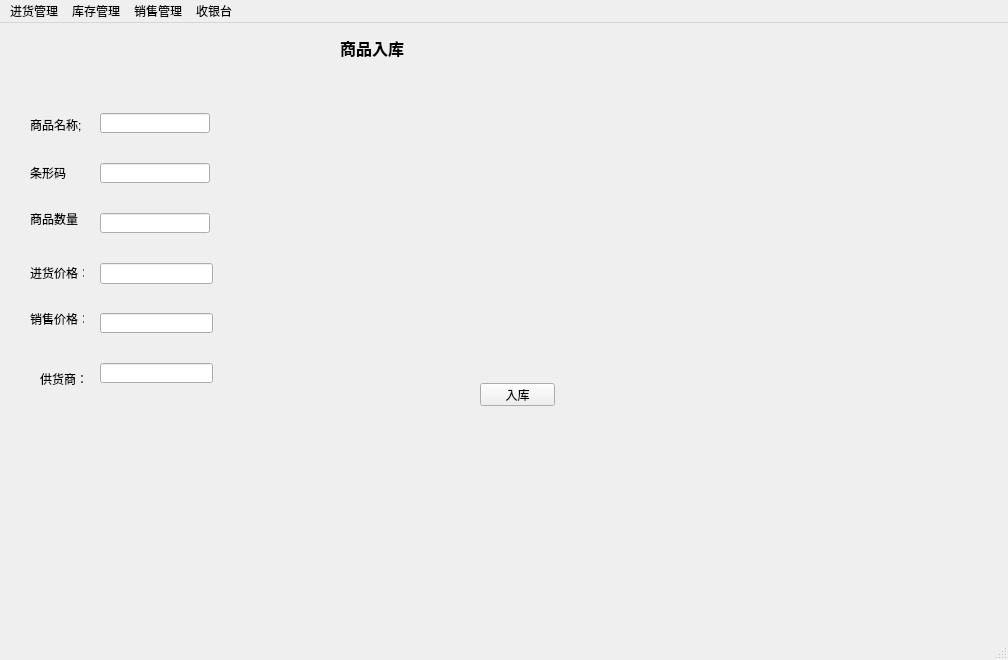
<?xml version="1.0" encoding="UTF-8"?>
<ui version="4.0">
 <class>MainWindow</class>
 <widget class="QMainWindow" name="MainWindow">
  <property name="geometry">
   <rect>
    <x>0</x>
    <y>0</y>
    <width>1008</width>
    <height>660</height>
   </rect>
  </property>
  <property name="windowTitle">
   <string>MainWindow</string>
  </property>
  <widget class="QWidget" name="centralwidget">
   <widget class="QStackedWidget" name="stackedWidget">
    <property name="geometry">
     <rect>
      <x>0</x>
      <y>0</y>
      <width>851</width>
      <height>601</height>
     </rect>
    </property>
    <property name="currentIndex">
     <number>4</number>
    </property>
    <widget class="QWidget" name="page">
     <widget class="QLabel" name="label_7">
      <property name="geometry">
       <rect>
        <x>40</x>
        <y>360</y>
        <width>81</width>
        <height>20</height>
       </rect>
      </property>
      <property name="text">
       <string>缺货商品;</string>
      </property>
     </widget>
     <widget class="QLabel" name="label_8">
      <property name="geometry">
       <rect>
        <x>40</x>
        <y>50</y>
        <width>54</width>
        <height>12</height>
       </rect>
      </property>
      <property name="text">
       <string>当前商品：</string>
      </property>
     </widget>
     <widget class="QTextEdit" name="textEdit">
      <property name="geometry">
       <rect>
        <x>40</x>
        <y>400</y>
        <width>621</width>
        <height>171</height>
       </rect>
      </property>
      <property name="readOnly">
       <bool>true</bool>
      </property>
     </widget>
     <widget class="QLabel" name="label_20">
      <property name="geometry">
       <rect>
        <x>340</x>
        <y>10</y>
        <width>71</width>
        <height>30</height>
       </rect>
      </property>
      <property name="font">
       <font>
        <family>Century Schoolbook</family>
        <pointsize>12</pointsize>
        <weight>75</weight>
        <bold>true</bold>
       </font>
      </property>
      <property name="text">
       <string>库存浏览</string>
      </property>
     </widget>
     <widget class="QTableView" name="tableView">
      <property name="geometry">
       <rect>
        <x>40</x>
        <y>80</y>
        <width>621</width>
        <height>261</height>
       </rect>
      </property>
     </widget>
     <widget class="QPushButton" name="pushButton">
      <property name="geometry">
       <rect>
        <x>700</x>
        <y>90</y>
        <width>81</width>
        <height>23</height>
       </rect>
      </property>
      <property name="text">
       <string>查看库存</string>
      </property>
     </widget>
     <widget class="QPushButton" name="printbtn">
      <property name="geometry">
       <rect>
        <x>700</x>
        <y>160</y>
        <width>91</width>
        <height>23</height>
       </rect>
      </property>
      <property name="text">
       <string>打印库存清单</string>
      </property>
     </widget>
     <widget class="QPushButton" name="findbtn">
      <property name="geometry">
       <rect>
        <x>710</x>
        <y>410</y>
        <width>75</width>
        <height>23</height>
       </rect>
      </property>
      <property name="text">
       <string>查找</string>
      </property>
     </widget>
     <widget class="QTextEdit" name="information">
      <property name="geometry">
       <rect>
        <x>640</x>
        <y>550</y>
        <width>1</width>
        <height>1</height>
       </rect>
      </property>
      <property name="frameShape">
       <enum>QFrame::NoFrame</enum>
      </property>
     </widget>
    </widget>
    <widget class="QWidget" name="page_4">
     <widget class="QLabel" name="label_9">
      <property name="geometry">
       <rect>
        <x>340</x>
        <y>10</y>
        <width>100</width>
        <height>30</height>
       </rect>
      </property>
      <property name="font">
       <font>
        <family>Century Schoolbook</family>
        <pointsize>12</pointsize>
        <weight>75</weight>
        <italic>false</italic>
        <bold>true</bold>
       </font>
      </property>
      <property name="styleSheet">
       <string notr="true"/>
      </property>
      <property name="text">
       <string>商品销售情况</string>
      </property>
     </widget>
     <widget class="QTextEdit" name="list_2">
      <property name="geometry">
       <rect>
        <x>20</x>
        <y>90</y>
        <width>731</width>
        <height>261</height>
       </rect>
      </property>
      <property name="readOnly">
       <bool>true</bool>
      </property>
     </widget>
     <widget class="QPushButton" name="printbtn_2">
      <property name="geometry">
       <rect>
        <x>660</x>
        <y>380</y>
        <width>91</width>
        <height>23</height>
       </rect>
      </property>
      <property name="text">
       <string>打印销售清单</string>
      </property>
     </widget>
     <widget class="QPushButton" name="totalbtn">
      <property name="geometry">
       <rect>
        <x>380</x>
        <y>450</y>
        <width>75</width>
        <height>23</height>
       </rect>
      </property>
      <property name="text">
       <string>统计</string>
      </property>
     </widget>
     <widget class="QLabel" name="label_11">
      <property name="geometry">
       <rect>
        <x>70</x>
        <y>450</y>
        <width>81</width>
        <height>20</height>
       </rect>
      </property>
      <property name="text">
       <string>总收入情况：</string>
      </property>
     </widget>
     <widget class="QTextEdit" name="totaltext">
      <property name="geometry">
       <rect>
        <x>170</x>
        <y>450</y>
        <width>104</width>
        <height>31</height>
       </rect>
      </property>
     </widget>
    </widget>
    <widget class="QWidget" name="page_3">
     <widget class="QLabel" name="label_12">
      <property name="geometry">
       <rect>
        <x>50</x>
        <y>100</y>
        <width>54</width>
        <height>12</height>
       </rect>
      </property>
      <property name="text">
       <string>商品名称;</string>
      </property>
     </widget>
     <widget class="QLineEdit" name="name_3">
      <property name="geometry">
       <rect>
        <x>140</x>
        <y>100</y>
        <width>113</width>
        <height>20</height>
       </rect>
      </property>
     </widget>
     <widget class="QPushButton" name="incar">
      <property name="geometry">
       <rect>
        <x>450</x>
        <y>90</y>
        <width>101</width>
        <height>23</height>
       </rect>
      </property>
      <property name="text">
       <string>添加至购物车</string>
      </property>
     </widget>
     <widget class="QLabel" name="label_13">
      <property name="geometry">
       <rect>
        <x>50</x>
        <y>150</y>
        <width>71</width>
        <height>20</height>
       </rect>
      </property>
      <property name="text">
       <string>已购商品：</string>
      </property>
     </widget>
     <widget class="QTextEdit" name="cargoods">
      <property name="geometry">
       <rect>
        <x>660</x>
        <y>420</y>
        <width>1</width>
        <height>1</height>
       </rect>
      </property>
      <property name="frameShape">
       <enum>QFrame::NoFrame</enum>
      </property>
      <property name="frameShadow">
       <enum>QFrame::Plain</enum>
      </property>
      <property name="readOnly">
       <bool>true</bool>
      </property>
     </widget>
     <widget class="QLabel" name="label_14">
      <property name="geometry">
       <rect>
        <x>60</x>
        <y>520</y>
        <width>54</width>
        <height>12</height>
       </rect>
      </property>
      <property name="text">
       <string>共计</string>
      </property>
     </widget>
     <widget class="QTextEdit" name="totalprice">
      <property name="geometry">
       <rect>
        <x>120</x>
        <y>510</y>
        <width>104</width>
        <height>31</height>
       </rect>
      </property>
     </widget>
     <widget class="QPushButton" name="paytotal">
      <property name="geometry">
       <rect>
        <x>590</x>
        <y>510</y>
        <width>91</width>
        <height>31</height>
       </rect>
      </property>
      <property name="text">
       <string>结算</string>
      </property>
     </widget>
     <widget class="QPushButton" name="printbtn_3">
      <property name="geometry">
       <rect>
        <x>440</x>
        <y>510</y>
        <width>91</width>
        <height>31</height>
       </rect>
      </property>
      <property name="text">
       <string>打印购物清单</string>
      </property>
     </widget>
     <widget class="QSpinBox" name="number">
      <property name="geometry">
       <rect>
        <x>310</x>
        <y>100</y>
        <width>71</width>
        <height>21</height>
       </rect>
      </property>
     </widget>
     <widget class="QLabel" name="label_22">
      <property name="geometry">
       <rect>
        <x>340</x>
        <y>19</y>
        <width>71</width>
        <height>21</height>
       </rect>
      </property>
      <property name="font">
       <font>
        <family>Century Schoolbook</family>
        <pointsize>12</pointsize>
        <weight>75</weight>
        <bold>true</bold>
       </font>
      </property>
      <property name="text">
       <string>消费结算</string>
      </property>
     </widget>
     <widget class="QTableView" name="tableView_2">
      <property name="geometry">
       <rect>
        <x>50</x>
        <y>180</y>
        <width>631</width>
        <height>261</height>
       </rect>
      </property>
     </widget>
    </widget>
    <widget class="QWidget" name="page_5">
     <widget class="QPushButton" name="findbtn_2">
      <property name="geometry">
       <rect>
        <x>520</x>
        <y>80</y>
        <width>75</width>
        <height>23</height>
       </rect>
      </property>
      <property name="text">
       <string>查找商品</string>
      </property>
     </widget>
     <widget class="QPushButton" name="changebtn">
      <property name="geometry">
       <rect>
        <x>450</x>
        <y>420</y>
        <width>75</width>
        <height>23</height>
       </rect>
      </property>
      <property name="text">
       <string>修改信息</string>
      </property>
     </widget>
     <widget class="QPushButton" name="deletebtn">
      <property name="geometry">
       <rect>
        <x>610</x>
        <y>420</y>
        <width>75</width>
        <height>23</height>
       </rect>
      </property>
      <property name="text">
       <string>删除商品</string>
      </property>
     </widget>
     <widget class="QLabel" name="label_10">
      <property name="geometry">
       <rect>
        <x>80</x>
        <y>80</y>
        <width>54</width>
        <height>12</height>
       </rect>
      </property>
      <property name="text">
       <string>商品名称：</string>
      </property>
     </widget>
     <widget class="QLabel" name="label_15">
      <property name="geometry">
       <rect>
        <x>80</x>
        <y>130</y>
        <width>54</width>
        <height>12</height>
       </rect>
      </property>
      <property name="text">
       <string>条形码：</string>
      </property>
     </widget>
     <widget class="QLineEdit" name="goodname_2">
      <property name="geometry">
       <rect>
        <x>160</x>
        <y>80</y>
        <width>113</width>
        <height>20</height>
       </rect>
      </property>
     </widget>
     <widget class="QLineEdit" name="barcode_2">
      <property name="geometry">
       <rect>
        <x>160</x>
        <y>130</y>
        <width>113</width>
        <height>20</height>
       </rect>
      </property>
      <property name="readOnly">
       <bool>false</bool>
      </property>
     </widget>
     <widget class="QLineEdit" name="amount_2">
      <property name="geometry">
       <rect>
        <x>160</x>
        <y>180</y>
        <width>113</width>
        <height>20</height>
       </rect>
      </property>
      <property name="readOnly">
       <bool>false</bool>
      </property>
     </widget>
     <widget class="QLineEdit" name="outprice">
      <property name="geometry">
       <rect>
        <x>160</x>
        <y>280</y>
        <width>113</width>
        <height>20</height>
       </rect>
      </property>
      <property name="readOnly">
       <bool>false</bool>
      </property>
     </widget>
     <widget class="QLineEdit" name="inprice">
      <property name="geometry">
       <rect>
        <x>160</x>
        <y>230</y>
        <width>113</width>
        <height>20</height>
       </rect>
      </property>
      <property name="readOnly">
       <bool>false</bool>
      </property>
     </widget>
     <widget class="QLineEdit" name="sup_2">
      <property name="geometry">
       <rect>
        <x>160</x>
        <y>330</y>
        <width>113</width>
        <height>20</height>
       </rect>
      </property>
      <property name="readOnly">
       <bool>false</bool>
      </property>
     </widget>
     <widget class="QLabel" name="label_16">
      <property name="geometry">
       <rect>
        <x>90</x>
        <y>230</y>
        <width>54</width>
        <height>12</height>
       </rect>
      </property>
      <property name="text">
       <string>进价：</string>
      </property>
     </widget>
     <widget class="QLabel" name="label_17">
      <property name="geometry">
       <rect>
        <x>90</x>
        <y>180</y>
        <width>54</width>
        <height>12</height>
       </rect>
      </property>
      <property name="text">
       <string>数量：</string>
      </property>
     </widget>
     <widget class="QLabel" name="label_18">
      <property name="geometry">
       <rect>
        <x>90</x>
        <y>280</y>
        <width>54</width>
        <height>12</height>
       </rect>
      </property>
      <property name="text">
       <string>售价：</string>
      </property>
     </widget>
     <widget class="QLabel" name="label_19">
      <property name="geometry">
       <rect>
        <x>80</x>
        <y>330</y>
        <width>54</width>
        <height>12</height>
       </rect>
      </property>
      <property name="text">
       <string>供货商：</string>
      </property>
     </widget>
     <widget class="QLabel" name="label_23">
      <property name="geometry">
       <rect>
        <x>340</x>
        <y>10</y>
        <width>111</width>
        <height>30</height>
       </rect>
      </property>
      <property name="font">
       <font>
        <family>Century Schoolbook</family>
        <pointsize>12</pointsize>
        <weight>75</weight>
        <bold>true</bold>
       </font>
      </property>
      <property name="text">
       <string>商品信息修改</string>
      </property>
     </widget>
    </widget>
    <widget class="QWidget" name="page_2">
     <widget class="QLabel" name="label">
      <property name="geometry">
       <rect>
        <x>30</x>
        <y>92</y>
        <width>54</width>
        <height>20</height>
       </rect>
      </property>
      <property name="text">
       <string>商品名称;</string>
      </property>
     </widget>
     <widget class="QLabel" name="label_2">
      <property name="geometry">
       <rect>
        <x>30</x>
        <y>190</y>
        <width>54</width>
        <height>12</height>
       </rect>
      </property>
      <property name="text">
       <string>商品数量</string>
      </property>
     </widget>
     <widget class="QLabel" name="label_3">
      <property name="geometry">
       <rect>
        <x>30</x>
        <y>240</y>
        <width>54</width>
        <height>20</height>
       </rect>
      </property>
      <property name="text">
       <string>进货价格：</string>
      </property>
     </widget>
     <widget class="QLabel" name="label_4">
      <property name="geometry">
       <rect>
        <x>30</x>
        <y>290</y>
        <width>54</width>
        <height>12</height>
       </rect>
      </property>
      <property name="text">
       <string>销售价格：</string>
      </property>
     </widget>
     <widget class="QLabel" name="label_5">
      <property name="geometry">
       <rect>
        <x>40</x>
        <y>350</y>
        <width>54</width>
        <height>12</height>
       </rect>
      </property>
      <property name="text">
       <string>供货商：</string>
      </property>
     </widget>
     <widget class="QLineEdit" name="goodname">
      <property name="geometry">
       <rect>
        <x>100</x>
        <y>90</y>
        <width>110</width>
        <height>20</height>
       </rect>
      </property>
     </widget>
     <widget class="QLineEdit" name="barcode">
      <property name="geometry">
       <rect>
        <x>100</x>
        <y>140</y>
        <width>110</width>
        <height>20</height>
       </rect>
      </property>
     </widget>
     <widget class="QLineEdit" name="amount">
      <property name="geometry">
       <rect>
        <x>100</x>
        <y>190</y>
        <width>110</width>
        <height>20</height>
       </rect>
      </property>
     </widget>
     <widget class="QLineEdit" name="inPrice">
      <property name="geometry">
       <rect>
        <x>100</x>
        <y>240</y>
        <width>113</width>
        <height>21</height>
       </rect>
      </property>
     </widget>
     <widget class="QLineEdit" name="outPrice">
      <property name="geometry">
       <rect>
        <x>100</x>
        <y>290</y>
        <width>113</width>
        <height>20</height>
       </rect>
      </property>
     </widget>
     <widget class="QPushButton" name="input">
      <property name="geometry">
       <rect>
        <x>480</x>
        <y>360</y>
        <width>75</width>
        <height>23</height>
       </rect>
      </property>
      <property name="text">
       <string>入库</string>
      </property>
     </widget>
     <widget class="QLabel" name="label_6">
      <property name="geometry">
       <rect>
        <x>30</x>
        <y>140</y>
        <width>41</width>
        <height>20</height>
       </rect>
      </property>
      <property name="text">
       <string>条形码：</string>
      </property>
     </widget>
     <widget class="QLineEdit" name="sup">
      <property name="geometry">
       <rect>
        <x>100</x>
        <y>340</y>
        <width>113</width>
        <height>20</height>
       </rect>
      </property>
     </widget>
     <widget class="QLabel" name="label_21">
      <property name="geometry">
       <rect>
        <x>340</x>
        <y>10</y>
        <width>100</width>
        <height>30</height>
       </rect>
      </property>
      <property name="font">
       <font>
        <family>Century Schoolbook</family>
        <pointsize>12</pointsize>
        <weight>75</weight>
        <bold>true</bold>
       </font>
      </property>
      <property name="text">
       <string>商品入库</string>
      </property>
     </widget>
    </widget>
   </widget>
  </widget>
  <widget class="QMenuBar" name="menubar">
   <property name="geometry">
    <rect>
     <x>0</x>
     <y>0</y>
     <width>1008</width>
     <height>23</height>
    </rect>
   </property>
   <widget class="QMenu" name="incontrol">
    <property name="title">
     <string>进货管理</string>
    </property>
    <addaction name="ingood"/>
   </widget>
   <widget class="QMenu" name="stockcontrol">
    <property name="title">
     <string>库存管理</string>
    </property>
    <addaction name="stock"/>
    <addaction name="change"/>
   </widget>
   <widget class="QMenu" name="incomecontrol">
    <property name="title">
     <string>销售管理</string>
    </property>
    <addaction name="income"/>
   </widget>
   <widget class="QMenu" name="salecontrol">
    <property name="title">
     <string>收银台</string>
    </property>
    <addaction name="sale"/>
   </widget>
   <addaction name="incontrol"/>
   <addaction name="stockcontrol"/>
   <addaction name="incomecontrol"/>
   <addaction name="salecontrol"/>
  </widget>
  <widget class="QStatusBar" name="statusbar"/>
  <action name="ingood">
   <property name="text">
    <string>进货</string>
   </property>
  </action>
  <action name="stock">
   <property name="text">
    <string>库存查看</string>
   </property>
  </action>
  <action name="income">
   <property name="text">
    <string>账目</string>
   </property>
  </action>
  <action name="sale">
   <property name="text">
    <string>结算</string>
   </property>
  </action>
  <action name="change">
   <property name="text">
    <string>信息修改</string>
   </property>
  </action>
 </widget>
 <resources/>
 <connections/>
</ui>
